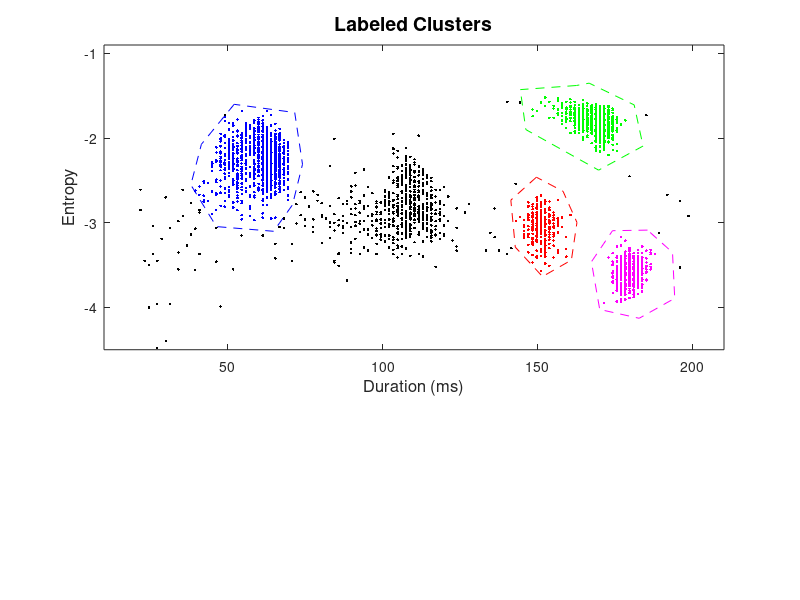
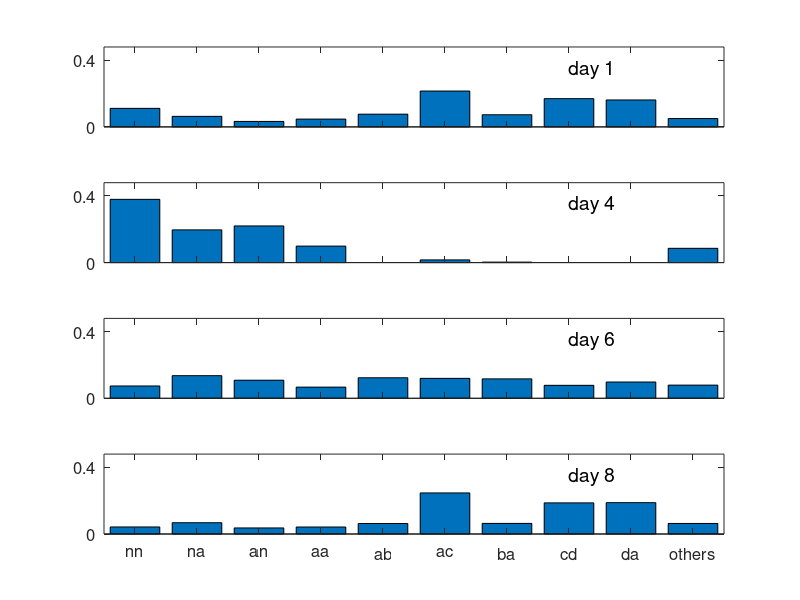
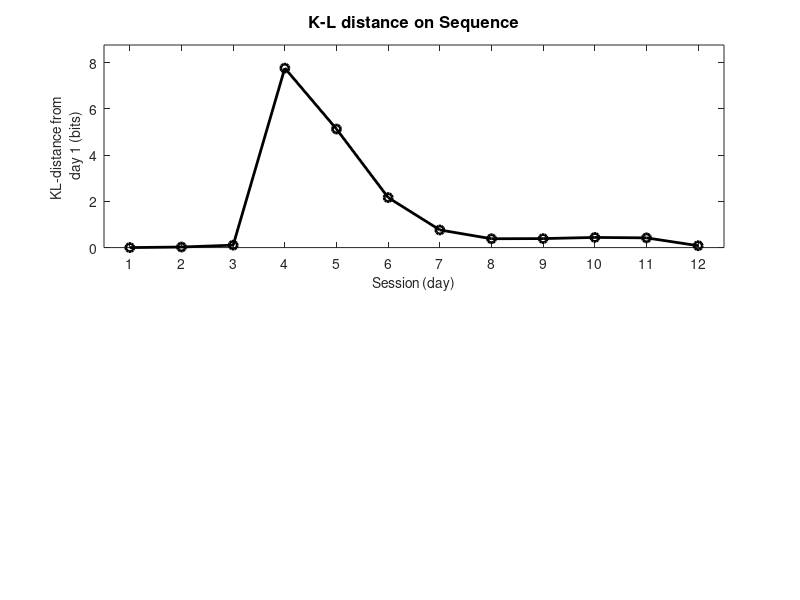

Recreate these plots in MATLAB, in order.
%%%%%%%%%%%%%%%%%%%%%%%%%%%%%%%%%%%%%%%%%%%%%%%
% Study on the sequence recovery              %
% Calculate the K-L distance for each feature %
%%%%%%%%%%%%%%%%%%%%%%%%%%%%%%%%%%%%%%%%%%%%%%%

clear;
load Data;
load clustered_data;

feature = {'Pitch', 'FM', 'Entropy', 'Pitch Goodenss'};
f = 4;      % 2: Pitch, 3: FM, 4: Entropy, 5: Pitch Goodness
n = 4;      % number of clusters 

%%% label each note in day 1 %%%
u = x{1}(:,1);  % Duration
v = x{1}(:,f);  % one feature

in = zeros(size(x{1},1),1);
% 1: note A; 2: note B; 3: note C; 4: note D; 0: noise or call
for i = 1:n
    in = in + i*inpolygon(u,v,up{i},vp{i});
end

%%% plot the clutered scatterplot %%%%
figure(1);
color = 'brgm';
subplot(3,1,[1 2]);
plot(u(in==0),v(in==0), 'k.'); hold on;
for i = 1:n
    plot(up{i},vp{i}, [color(i) '--'], u(in==i),v(in==i), [color(i) '.']);
    xlabel('Duration (ms)', 'fontsize', 12);
    ylabel(sprintf('%s', feature{f-1}), 'fontsize', 12);   
    title('Labeled Clusters', 'fontsize', 14);
    axis tight;
    axis([10 210 -4.5 -0.9]);
    set(gca, 'ytick', -4:-1);
end

%%% calculate probability for each sequence %%%
% prepare labels for sequence analysis
bin1 = 0:n;
sbin1 = {'n', 'a', 'b', 'c', 'd'};
bin2 = [];
for i = 0:n
    bin2 = [bin2 10*i+(0:n)];
end
sbin2 = [];
for i = 0:n
    for j = 0:n
        sbin2{(n+1)*i+j+1} = [sbin1{i+1} sbin1{j+1}];
    end
end      

p1 = histc(in, bin1);
p1 = p1/sum(p1);    % probability of each cluster    
in2 = in(1:end-1)*10 + in(2:end);
in2(diff(x{1}(:,6)) ~= 0) = [];    % remove the boundary points
p2 = histc(in2, bin2);
p2 = p2/sum(p2);    % probability of each sequence 

%%% label each note for day 2 to day 12 %%%
M = length(x);      % number of sessions (before and after surgery)
for k = 1:M-1
    in = zeros(size(x{k+1},1),1);
    for i = 1:n
        in = in + i*inpolygon(x{k+1}(:,1),x{k+1}(:,f),up{i},vp{i});
    end   
    p1(:,k+1) = histc(in, bin1);
    p1(:,k+1) = p1(:,k+1)/sum(p1(:,k+1));       % probability of each cluster   
    in2 = in(1:end-1)*10 + in(2:end);
    in2(diff(x{k+1}(:,6)) ~= 0) = [];           % remove the boundry points    
    p2(:,k+1) = histc(in2, bin2);
    p2(:,k+1) = p2(:,k+1)/sum(p2(:,k+1));       % probability of each sequence 
end

%%% plot the selected sequencing distribution %%%
t = [1 4 8 12];
day = {'day 1', 'day 4', 'day 6', 'day 8'};
ind = find(max(p2(:,t),[],2) > 0.05);     % add low probability sequences together
p_new = p2(ind, :); 
p_new = [p_new; 1 - sum(p_new, 1)];  
for k = 1:4
    figure(2)
    subplot(4,1,k);
    bar(1:length(ind)+1, p_new(:,t(k)));  
    ylim([0 max(p2(:))+0.1]);
    xlim([0.5 length(ind)+1.5]); 
    set(gca, 'xtick', 0:length(ind), 'xticklabel', ' ');
    if k == 4
        set(gca, 'xtick', 1:length(ind)+1, 'xticklabel', [sbin2(ind) 'others'], 'fontsize', 12);
    end
    set(gca, 'ytick', [0 0.4], 'fontsize', 12);  
    text(length(ind)-1, 0.35, day{k}, 'fontsize', 14);
end

% remove the zero effect
p1 = p1+ 1e-6;  p1 = p1./(ones(size(p1,1),1)*sum(p1));
p2 = p2+ 1e-6;  p2 = p2./(ones(size(p2,1),1)*sum(p2)); 

%%% estimate the KL-distance of the notes recovery %%%
for k = 1:M
    E(1,k) = sum(p1(:,1).*log2(p1(:,1)+eps) - p1(:,1).*log2(p1(:,k)+eps));
    E(2,k) = sum(p2(:,1).*log2(p2(:,1)+eps) - p2(:,1).*log2(p2(:,k)+eps));
end
KL1 = E(1,:);   % K-L distance on discrete clusters
KL2 = E(2,:);   % K-L distance on sequences

%%% plot the K-L distance on sequence %%%
figure(3);
subplot(2,1,1);
plot(KL2, 'ko-', 'linewidth', 2);
axis([0.5 M+0.5 0 max(KL2+1)]); 
title('K-L distance on Sequence', 'fontsize', 12);
ylabel(sprintf('KL-distance from \n day 1 (bits)'), 'fontsize', 10);
xlabel('Session (day)', 'fontsize', 10);
set(gca,'xtick', 0:M); 

%%% calculate the recovery rate for clusters and sequences  %%%
nKL = E(:,4:end)./(E(:,4)*ones(1,M-3));
X = (0:M-4)';
Y = log(nKL)';
tau = -1./(inv(X'*X)*X'*Y);  % tau(1): clusters, tau(2): sequences



